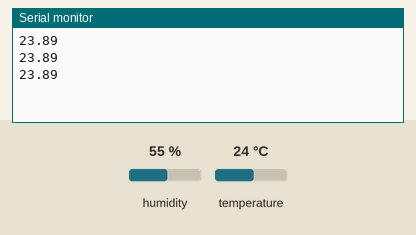
Simulated run of this sketch. Board: Arduino Uno, built with avr-gcc and run on an emulated ATmega328P. Parts: the last lines printed to the serial monitor. The inputs (shaded band) are chosen by the test bench; at power-on: temperature 24 °C, humidity 55 %.

Above: at 2.8 s.
2.9 s: temperature set to 41 °C
At 4.9 s:
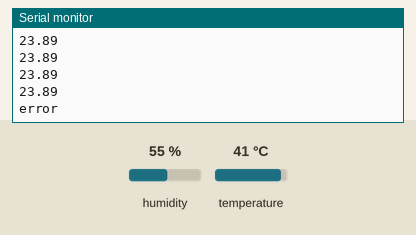
6.5 s: humidity set to 22 %
At 7.5 s:
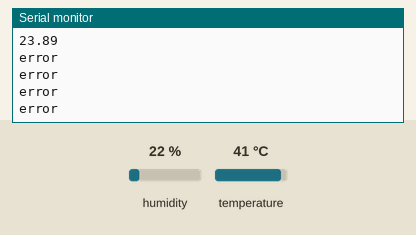
9.2 s: humidity set to 40 %
At 9.2 s:
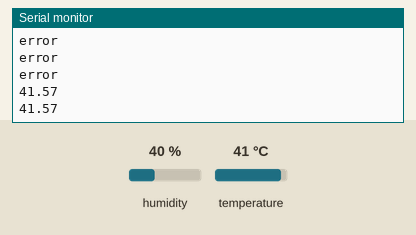
Timing chart, 0 to 12.2 s (numbered marks = the images above; inputs shaded):
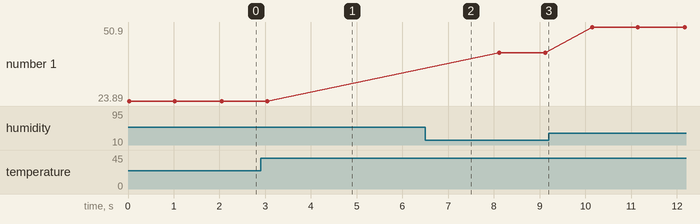

Measured:
- after the input at 2.9 s, the serial monitor: prints a new line after 1.2 s (image 1)
- plotted number 1: 23.89 → 41.57 after the input at 6.5 s, 41.57 → 50.9 after the input at 9.2 s

The sketch:

TemperatuurOpTest.ino
```cpp
#include <DHT.h>
#include <DHT_U.h>

#define DHTPIN A0
#define DHTTYPE DHT11
DHT dht(DHTPIN, DHTTYPE);

void setup() {
  // put your setup code here, to run once:
  Serial.begin(9600);
  dht.begin();
}

void loop() {
  // put your main code here, to run repeatedly:
  //checkt de data van de sensor en zet deze in de serial monitor
  //dit doet hij elke 10 seconden door de timer die ik heb ingesteld.

  float h = dht.readHumidity();
  float t = dht.readTemperature();

  float hic = dht.computeHeatIndex(t, h, false);

  if (hic > 0 && hic < 51) {

  Serial.println(hic);

  } else{
    Serial.println("error");
  }

  delay (1000);
}
```
